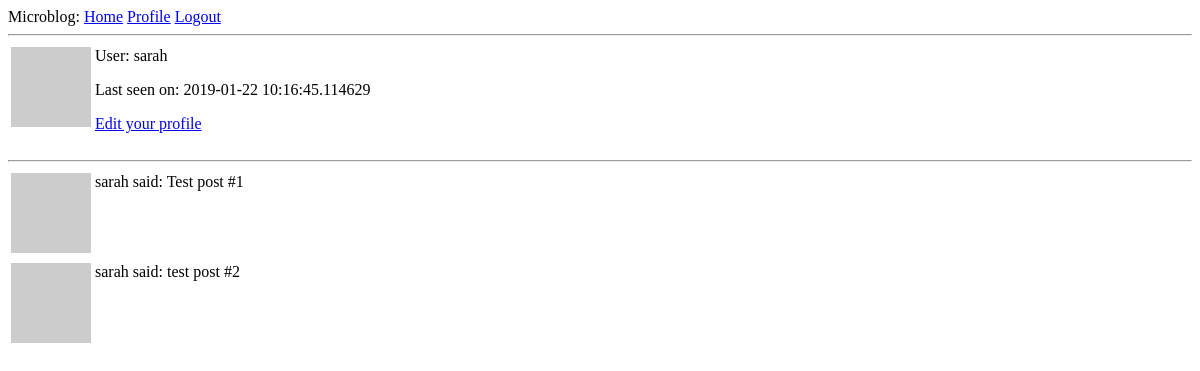
Page /user/sarah (signed in) on the earlier database version.
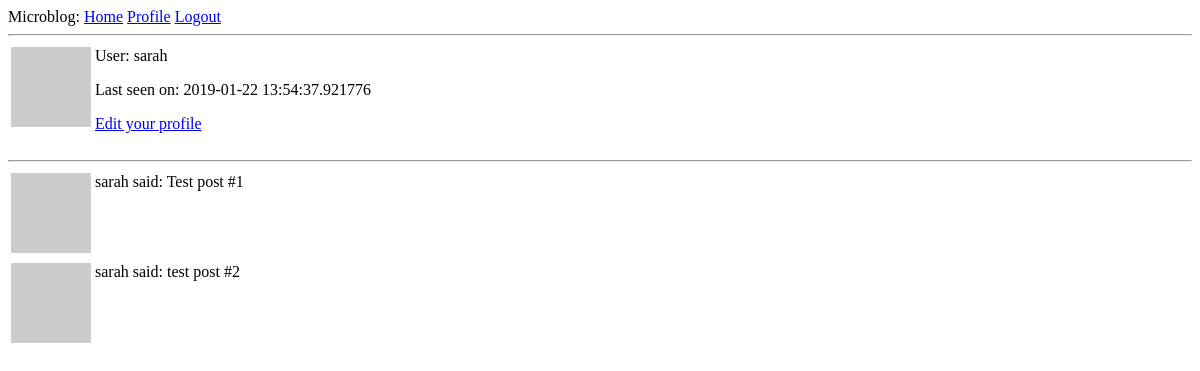
Same page on the later database version.
### app/models.py (models this page shows, shortened)
class User(UserMixin, db.Model):
    id = db.Column(db.Integer, primary_key=True)
    username = db.Column(db.String(60), index=True, unique=True)
    email = db.Column(db.String(120), index=True, unique=True)
    password_hash = db.Column(db.String(128))
    posts = db.relationship('Post', backref='author', lazy='dynamic')
    about_me = db.Column(db.String(140))
    last_seen = db.Column(db.DateTime, default=datetime.utcnow)
    followed = db.relationship('User', secondary=followers,
                               primaryjoin=(followers.c.follower_id == id),
                               secondaryjoin=(followers.c.followed_id == id),
                               backref=db.backref('followers', lazy='dynamic'),
                               lazy='dynamic'
                               )
    def avatar(self, size):
        digest = md5(self.email.lower().encode('utf-8')).hexdigest()
        return f'https://www.gravatar.com/avatar/{digest}?d=identicon&s={size}'

### app/routes.py (the view)
@app.route('/user/<username>')
@login_required
def user(username):
    user = User.query.filter_by(username=username).first_or_404()
    posts = [
        {'author': user, 'body': 'Test post #1'},
        {'author': user, 'body': 'test post #2'}
    ]
    return render_template('user.html', title='Profile', user=user, posts=posts)

### app/models.py (called while the page is built)
@login.user_loader
def load_user(id):
    return User.query.get(int(id))

### app/routes.py (called while the page is built)
@app.before_request
def before_request():
    if current_user.is_authenticated:
        current_user.last_seen = datetime.utcnow()
        db.session.commit()

### app/templates/user.html (shortened to what this page needs)
{% extends 'base.html' %}
{% block content %}
    <table>
        <tr valign="top">
            <td><img src="{{ user.avatar(128) }}"></td>
            <td>User: {{ user.username }}
                {% if user.last_seen %}<p>Last seen on: {{ user.last_seen }}</p>{% endif %}
                {% if user == current_user %}
                <p><a href="{{ url_for('edit_profile') }}">Edit your profile</a> </p>
                {% endif %}
            </td>
        </tr>
    </table>
    <hr>
    {% for post in posts %}
        {% include '_post.html' %}
    {% endfor %}
{% endblock %}

### app/templates/base.html (shortened to what this page needs)
<!DOCTYPE html>
<html lang="en">
<head>
</head>
<body>
    <div>Microblog:
        <a href="{{ url_for('index') }}">Home</a>
    {% if current_user.is_anonymous %}
        <a href="{{ url_for('login') }}">Login</a>
    {% else %}
        <a href="{{ url_for('user', username=current_user.username) }}">Profile</a>
        <a href="{{ url_for('logout') }}">Logout</a>
    {% endif %}
    </div>
    <hr>
    {% block content %}{% endblock %}
</body>
</html>

### app/templates/_post.html
<table>
    <tr valign="top">
        <td><img src="{{ user.avatar(36) }}"></td>
        <td>{{ post.author.username }} said: {{ post.body }}</td>
    </tr>
</table>

Differences in the rows shown:
changed User "sarah": last_seen "2019-01-22 10:16:45.114629" → "2019-01-22 13:54:37.921776"
